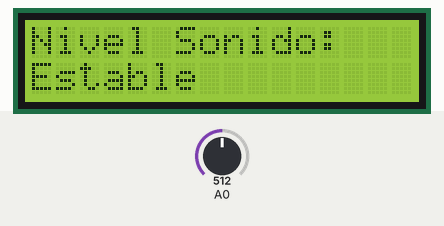
This sketch was run on a simulated ESP8266 (NodeMCU). On the bench: 16×2 character LCD. Inputs (shaded band) come from the test bench; at power-on: A0 = 512. WiFi joins after 1.5 s; servers stay silent unless stated; uploads are accepted with an empty reply; what the sketch prints to the serial monitor is not drawn.

Above: at 3.2 s.
3.3 s: A0 set to 591
9.1 s: A0 set to 625
At 13.0 s:
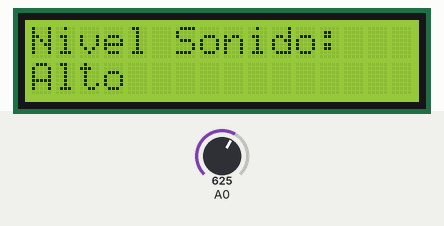
14.9 s: A0 set to 803
20.7 s: A0 set to 820
At 23.8 s:
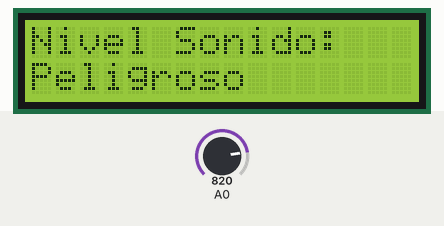
26.5 s: A0 set to 716
At 28.6 s:
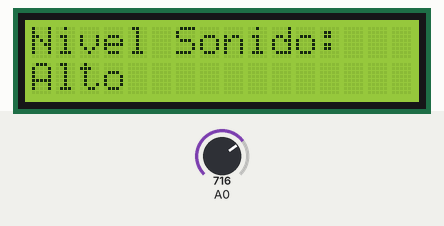
32.3 s: A0 set to 900
At 34.7 s:
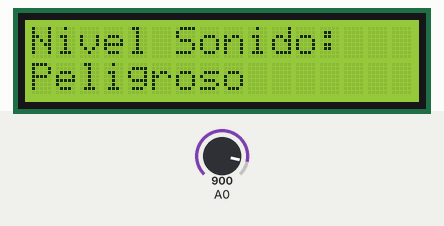
Timing chart, 0 to 36.2 s (numbered marks = the images above; inputs shaded):
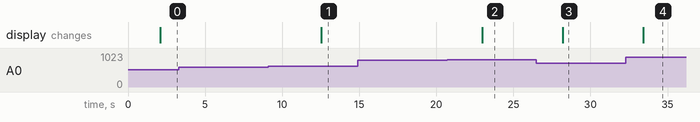

The sketch:

esp8266_Java_LCD.ino
```cpp
#include <ESP8266WiFi.h>
#include <ESP8266HTTPClient.h>  // Incluye la librería para HTTP
#include <Wire.h>               // Incluye la librería para I2C
#include <LiquidCrystal_I2C.h>  // Incluye la librería para LCD I2C

const char* ssid = "FliaMunoz";     // SSID de tu red Wi-Fi
const char* password = "26826615";  // Contraseña de tu red Wi-Fi

const char* server = "http://192.168.0.14:8080/esp8266BD/DatosRecibidos";  // URL completa del servlet

WiFiClient client;   // Mantenemos el cliente WiFi fuera del loop
HTTPClient http;     // Mantenemos el objeto HTTP fuera del loop para evitar crearlo y destruirlo repetidamente

// Inicializa el objeto LiquidCrystal_I2C (ajusta la dirección y el tamaño según tu configuración)
LiquidCrystal_I2C lcd(0x27, 16, 2); // Cambia 0x27 por la dirección I2C de tu LCD

void setup() {
  Serial.begin(115200);
  lcd.init(); // Inicializa el LCD
  lcd.backlight(); // Enciende la luz de fondo

  WiFi.begin(ssid, password);

  // Espera hasta que el módulo se conecte a la red Wi-Fi
  while (WiFi.status() != WL_CONNECTED) {
    delay(1000);
    Serial.println("Conectando a WiFi...");
  }

  Serial.println("Conectado a la red WiFi");
}

void loop() {
  if (WiFi.status() == WL_CONNECTED) {                         // Verifica que estés conectado a WiFi
    int nivelSonido = analogRead(A0);                          // Lee el valor del KY-037 (conectado al pin A0)
    double nivelSonidoDB = map(nivelSonido, 0, 1023, 0, 100);  // Mapea el valor a dB (ajusta según tus necesidades)

    // Imprime los valores leídos para verificar
    Serial.print("Nivel de sonido (A0): ");
    Serial.println(nivelSonido);
    Serial.print("Nivel de sonido en dB: ");
    Serial.println(nivelSonidoDB);

    // Muestra el estado en la LCD
    lcd.clear(); // Limpia la pantalla antes de mostrar un nuevo mensaje
    lcd.setCursor(0, 0); // Coloca el cursor en la primera fila
    lcd.print("Nivel Sonido:");

    // Determina el estado del nivel de sonido
    String estado;
    if (nivelSonidoDB < 60) {
      estado = "Estable";
    } else if (nivelSonidoDB < 80) {
      estado = "Alto";
    } else {
      estado = "Peligroso";
    }

    lcd.setCursor(0, 1); // Coloca el cursor en la segunda fila
    lcd.print(estado);    // Muestra el estado

    // Especifica la URL completa del servidor
    http.begin(client, server);  // Usa el objeto client y la URL

    // Especifica el tipo de contenido
    http.addHeader("Content-Type", "application/x-www-form-urlencoded");

    // Prepara los datos a enviar
    String postData = "nivelsonido=" + String(nivelSonidoDB);

    // Envía la solicitud POST y obtiene la respuesta
    int httpResponseCode = http.POST(postData);

    if (httpResponseCode == 200) {
      // Si la solicitud fue exitosa y el código es 200
      Serial.println("Status 200: Respuesta correcta");

    } else {
      // Si hubo un error o el código de respuesta no es 200
      Serial.println("Error o código diferente de 200: " + String(httpResponseCode));
    }

    // Termina la conexión con el servidor
    http.end();
  } else {
    Serial.println("Error: No conectado a WiFi");

    // Intentar reconectar si la conexión se pierde
    WiFi.disconnect();
    WiFi.begin(ssid, password);
    Serial.println("Reconectando a WiFi...");
  }

  // Espera un tiempo antes de la próxima lectura
  delay(5000);  // Espera 5 segundos
}
```

Measured:
- the behaviour switches between 608 and 609 on A0 (found by bisection; images 0 and 1)
- the behaviour switches between 813 and 814 on A0 (found by bisection; images 1 and 2)
- after the input at 3.3 s, every drawn part: stays the same
- after the input at 9.1 s, the display: changes after 3.4 s (image 1)
- after the input at 14.9 s, every drawn part: stays the same
- after the input at 20.7 s, the display: changes after 2.3 s (image 2)
- after the input at 26.5 s, the display: changes after 1.7 s (image 3)
- after the input at 32.3 s, the display: changes after 1.1 s (image 4)
